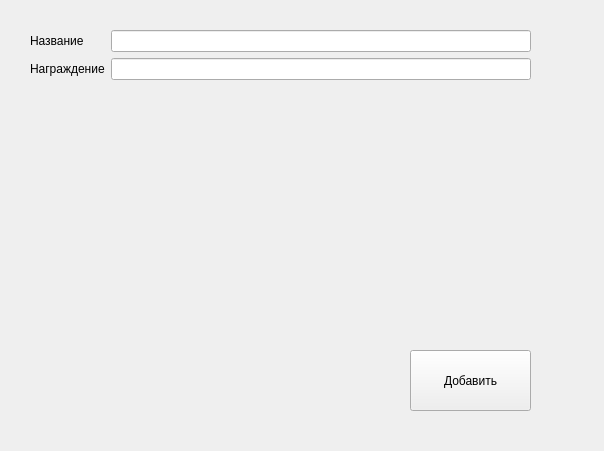
<?xml version="1.0" encoding="UTF-8"?>
<ui version="4.0">
 <class>AddingAllowance</class>
 <widget class="QWidget" name="AddingAllowance">
  <property name="geometry">
   <rect>
    <x>0</x>
    <y>0</y>
    <width>604</width>
    <height>451</height>
   </rect>
  </property>
  <property name="windowTitle">
   <string>Form</string>
  </property>
  <widget class="QPushButton" name="pushButton">
   <property name="geometry">
    <rect>
     <x>410</x>
     <y>350</y>
     <width>121</width>
     <height>61</height>
    </rect>
   </property>
   <property name="text">
    <string>Добавить</string>
   </property>
  </widget>
  <widget class="QWidget" name="formLayoutWidget">
   <property name="geometry">
    <rect>
     <x>30</x>
     <y>30</y>
     <width>501</width>
     <height>291</height>
    </rect>
   </property>
   <layout class="QFormLayout" name="formLayout">
    <item row="0" column="0">
     <widget class="QLabel" name="label">
      <property name="text">
       <string>Название</string>
      </property>
     </widget>
    </item>
    <item row="1" column="0">
     <widget class="QLabel" name="label_2">
      <property name="text">
       <string>Награждение</string>
      </property>
     </widget>
    </item>
    <item row="0" column="1">
     <widget class="QLineEdit" name="Name"/>
    </item>
    <item row="1" column="1">
     <widget class="QLineEdit" name="Reward"/>
    </item>
   </layout>
  </widget>
 </widget>
 <resources/>
 <connections/>
</ui>
